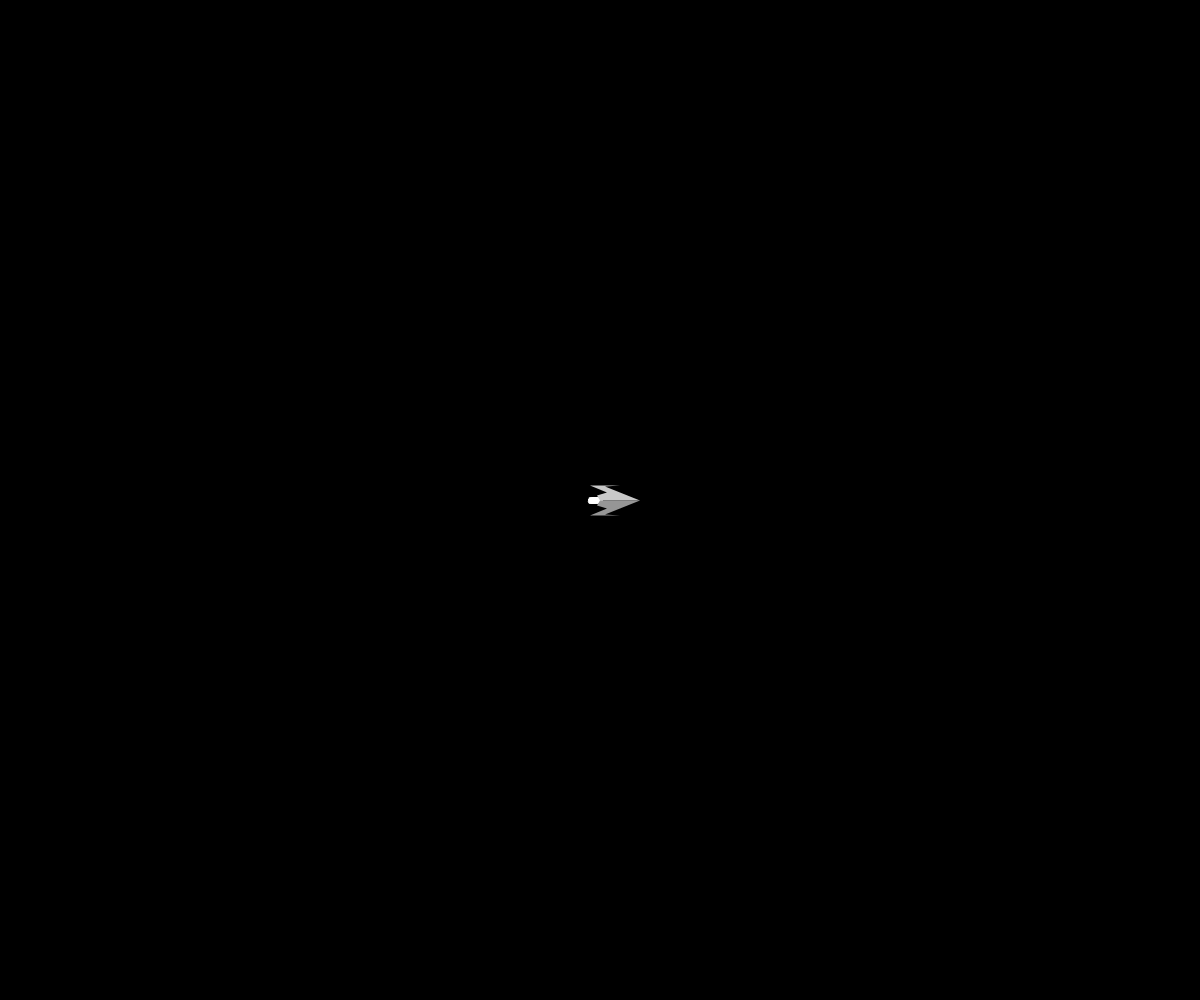
Frame 1 (no input)
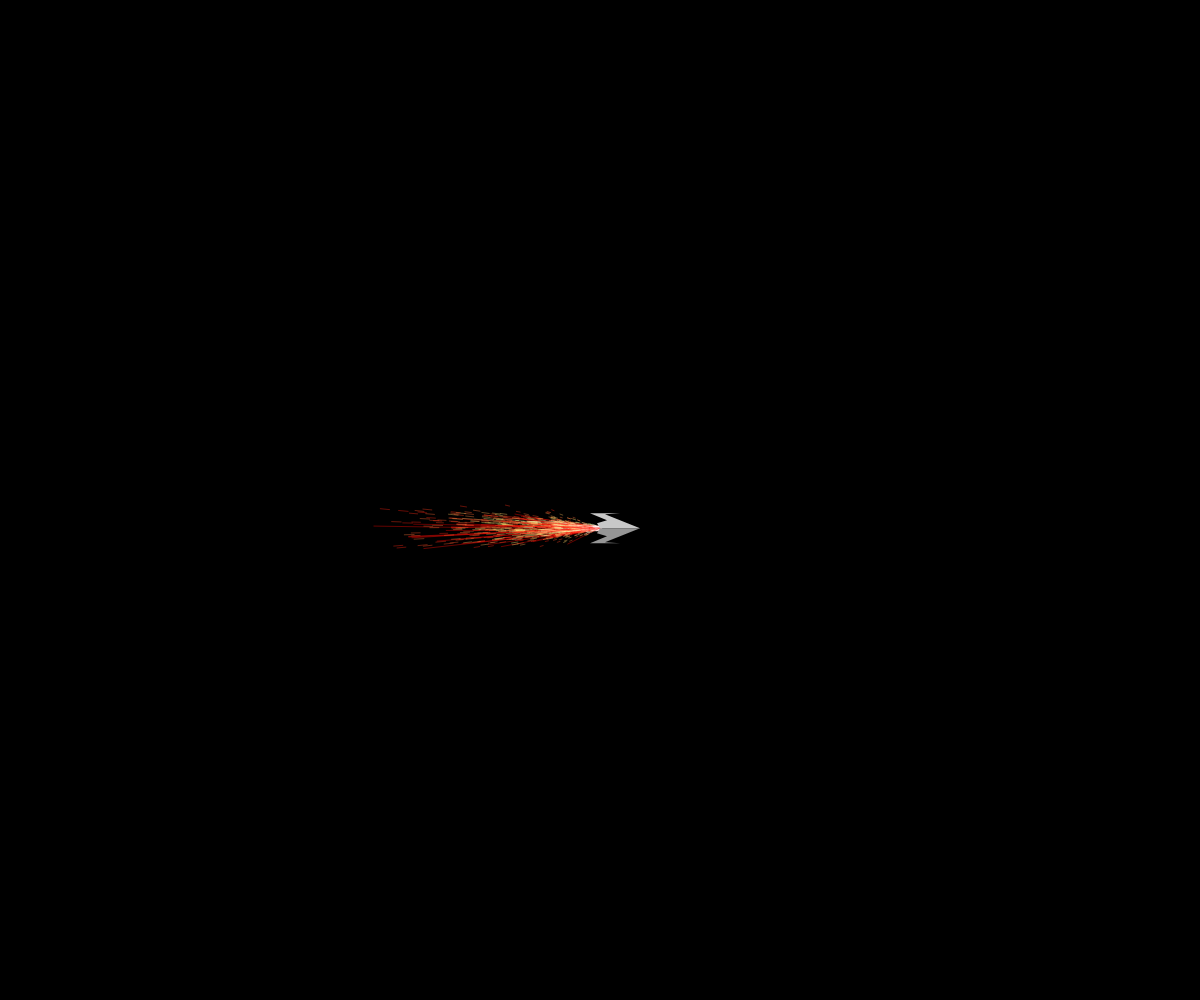
Frame 60 (no input)
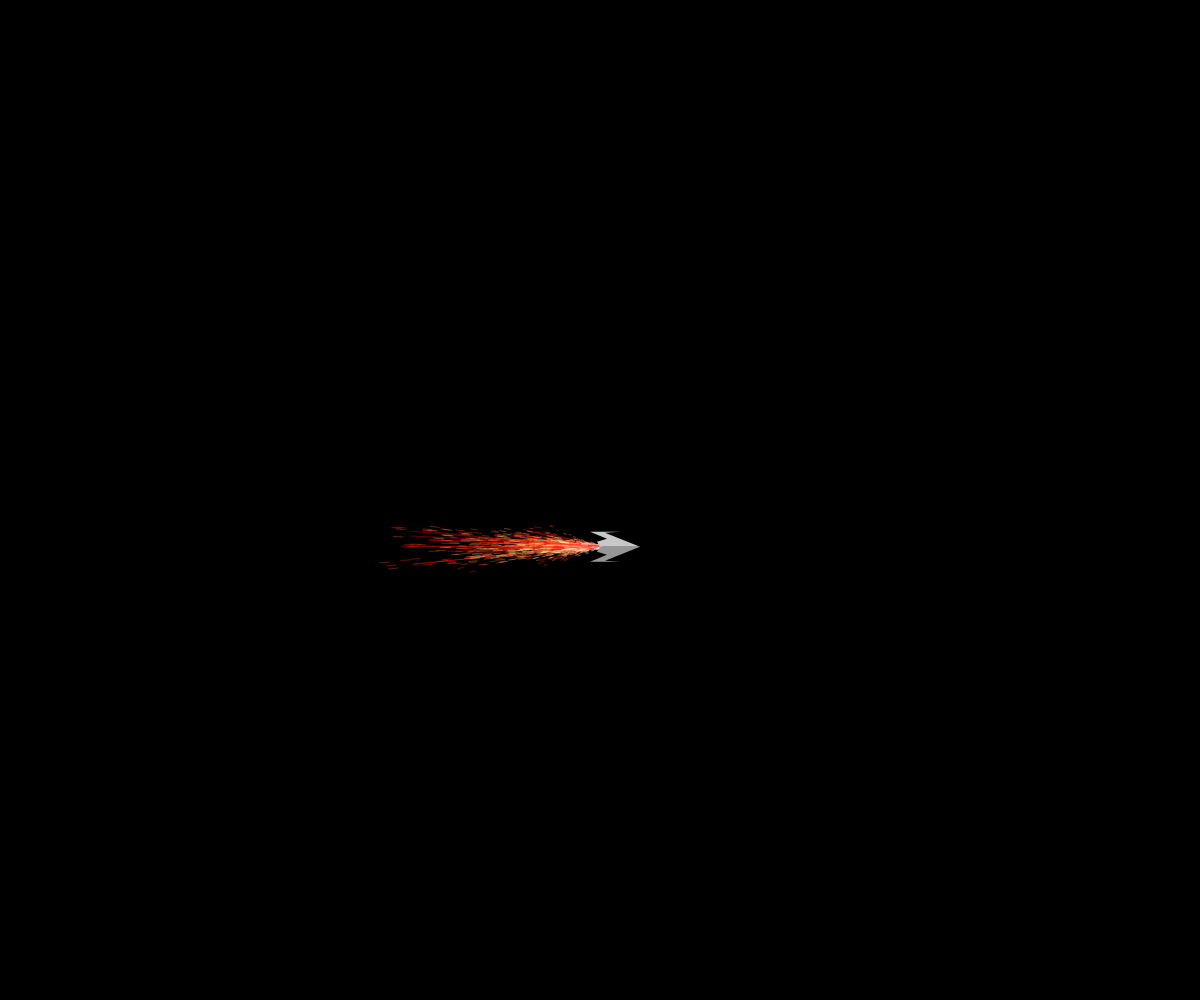
Frame 120 (the mouse pressed at the canvas centre since frame 60)

The p5.js sketch that drew these frames (run headless with seeded random() and noise() and a simulated clock; from frame 60 on, the mouse is pressed at the canvas centre):

// p5.js sketch
// ── sketch.js
// Sujet: objets et tableaux...
//
var balls = [];
var maxBalls;
var gravity = 0;
var offsetx, offsety, offsetvx, offsetvy;
var angle;
//***************************************************
function setup() {
  createCanvas(windowWidth, windowHeight);
  maxBalls = 1000;
  offsetx = windowWidth/2;
  offsety = windowHeight/2;
  offsetvx = 0;
  offsetvy = 0;
  angle = 0;
  
  for (var i = 0; i < maxBalls; i++) {
    balls[i] = new Ball();
    balls[i].initBall();
  }
}
//***************************************************
function draw() {
  background(0);
  
  offsety += offsetvy + 0.5*cos(angle);
  offsetx += offsetvx;
  angle += 0.01;
  
  for (var i = 0; i < maxBalls; i++) {
    balls[i].drawBall();
  }
  drawRocket(offsetx,offsety)
}
//***************************************************
function drawRocket(x,y){
  noStroke();
  fill(200);
  
  beginShape();
  vertex(x,y);
  vertex(x-3,y-5);
  vertex(x+7,y-8);
  vertex(x-10,y-15);
  vertex(x+20,y-15);
  vertex(x+5,y-14);
  vertex(x+40,y);
  endShape(CLOSE);
  
  fill(150);
  beginShape();
  vertex(x+40,y);
  vertex(x+5,y+14);
  vertex(x+20,y+15);
  vertex(x-10,y+15);
  vertex(x+7,y+8);
  vertex(x-3,y+5);
  vertex(x,y);
  endShape(CLOSE);
}
//***************************************************
function Ball() {

  this.initBall = function() {
    this.vx = random(-10, -2);
    this.vy = random(-1, 1);
    this.life = random(5, 25);
    this.maxlife = this.life;
    this.posx = random(-2,2);
    this.posy = random(-2,2);
    this.taille = random(2, 4);
    this.color = color(255, 255, 255, 200);
  }

  this.drawBall = function() {
    noFill;
    stroke(this.color);
    this.update();
    line(this.pposx+offsetx, this.pposy+offsety, this.posx+offsetx, this.posy+offsety);
  }

  this.update = function() {
    this.pposx = this.posx;
    this.pposy = this.posy;

    this.posx += this.vx;
    this.posy += this.vy;

    this.life--;
    this.color = color(255, 255 * (this.life / this.maxlife)*2, 255 * this.life / this.maxlife, 100);

    if (this.life < 0) {
      this.initBall();
    }
  }
}
//***************************************************
function keyPressed() {
  if (keyCode === DOWN_ARROW) {
    offsetvy = +10;
  } else if (keyCode === UP_ARROW) {
    offsetvy = -10;
  }else if (keyCode === LEFT_ARROW) {
    offsetvx = -10;
  }else if (keyCode === RIGHT_ARROW) {
    offsetvx = +10;
  }
}
function keyReleased() {
    easeout();
}
function easeout(){
  if(offsetvy > 0){
    offsetvy -= 1;
    easeout();
  }else if(offsetvy < 0){
    offsetvy += 1;
    easeout();
  }
  if(offsetvx > 0){
    offsetvx -= 1;
    easeout();
  }else if(offsetvx < 0){
    offsetvx += 1;
    easeout();
  }
}
//***************************************************
